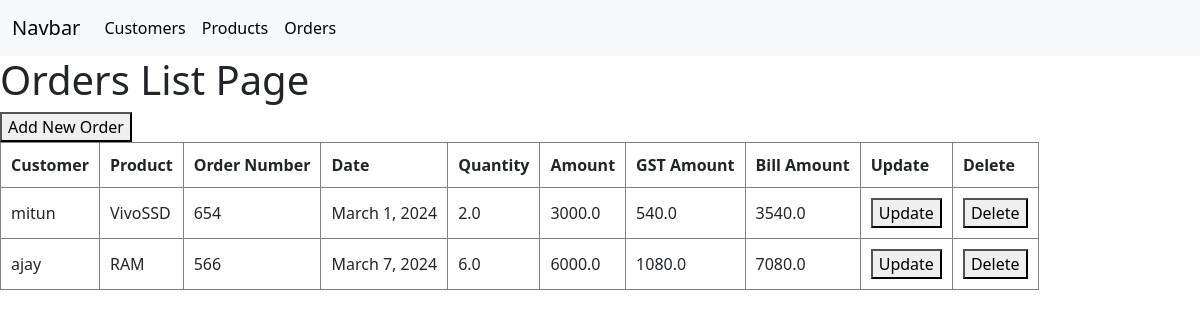
The app's page /orders/orderslist/ with its own data.
### OrderManagement/models.py (models this page shows, shortened)
class Orders(models.Model):
    c_reference=models.ForeignKey(Custumer,on_delete=models.CASCADE,null=True)
    p_reference=models.ForeignKey(product,on_delete=models.SET_NULL,null=True)
    o_number=models.CharField(max_length=20,null=True)
    o_date=models.DateField(null=True)
    quantity=models.FloatField(default=0)
    amount=models.FloatField(default=0)
    gst_amt=models.FloatField(default=0)
    bill_amt=models.FloatField(default=0)

class Custumer(models.Model):
    c_name=models.CharField(max_length=200,null=True)
    c_since=models.DateField(null=True)
    def __str__(self):
        return self.c_name

### Inventory/models.py (models this page shows)
class product(models.Model):
    p_name=models.CharField(max_length=200,null=True)
    p_code=models.CharField(max_length=200,null=True)
    p_price=models.FloatField(default=0)
    gst=models.IntegerField(default=0)
    def __str__(self):
        return self.p_name

### OrderManagement/views.py (the view)
# urls.py: path('orderslist/',OrdersList),
def OrdersList(request):
    context={
         'all_orders':Orders.objects.all()
    }
    return render(request,'orders.html',context)

### Frontend/templates/orders.html
{% extends 'base.html' %}
{% block content %}
    <h1>Orders List Page</h1>
    <a href="/orders/addorders/">
        <button>Add New Order</button>
    </a>
    <table>
        <thead>
            <tr>
                <th>Customer</th>
                <th>Product</th>
                <th>Order Number</th>
                <th>Date</th>
                <th>Quantity</th>
                <th>Amount</th>
                <th>GST Amount</th>
                <th>Bill Amount</th>
                <th>Update</th>
                <th>Delete</th>
            </tr>
        </thead>
        <tbody>
            {% for order in all_orders %}
            <tr>
                <td>{{order.c_reference}}</td>
                <td>{{order.p_reference}}</td>
                <td>{{order.o_number}}</td>
                <td>{{order.o_date}}</td>
                <td>{{order.quantity}}</td>
                <td>{{order.amount}}</td>
                <td>{{order.gst_amt}}</td>
                <td>{{order.bill_amt}}</td>
                <td>
                    <a href="{% url 'order_update' order.id %}">
                        <button>Update</button>
                    </a>
                </td>
                <td>
                    <a href="{% url 'order_delete' order.id %}">
                        <button>Delete</button>
                    </a>
                </td>
            </tr>
            {% endfor %}
        </tbody>
    </table>
{% endblock %}

### Frontend/templates/base.html (shortened to what this page needs)
<!DOCTYPE html>
<html lang="en">
<head>
    {% load bootstrap5 %}
    {% bootstrap_css %}
</head>
<body>
    {% include 'navbar.html' %}
    {% block content %}
    {% endblock %}
</body>
</html>

### Frontend/templates/navbar.html (shortened to what this page needs)
<nav class="navbar navbar-expand-lg bg-body-tertiary">
    <div class="container-fluid">
      <a class="navbar-brand" href="#">Navbar</a>
      <div class="collapse navbar-collapse" id="navbarNav">
        <ul class="navbar-nav">
          <li class="nav-item">
            <a class="nav-link active" aria-current="page" href="/orders/custumerlist/">Customers</a>
          </li>
          <li class="nav-item">
            <a class="nav-link active" href="/inventory/products/">Products</a>
          </li>
          <li class="nav-item">
            <a class="nav-link active" href="/orders/orderslist/">Orders</a>
          </li>
        </ul>
      </div>
    </div>
  </nav>

### Frontend/templates/base.html (style rules this page uses)
table,th,td { border:1px solid gray; padding: 10px; }

### records on screen
Orders: c_reference "mitun", p_reference "VivoSSD", o_number "654", o_date "March 1, 2024", quantity "2.0", amount "3000.0", gst_amt "540.0", bill_amt "3540.0"
Orders: c_reference "ajay", p_reference "RAM", o_number "566", o_date "March 7, 2024", quantity "6.0", amount "6000.0", gst_amt "1080.0", bill_amt "7080.0"
